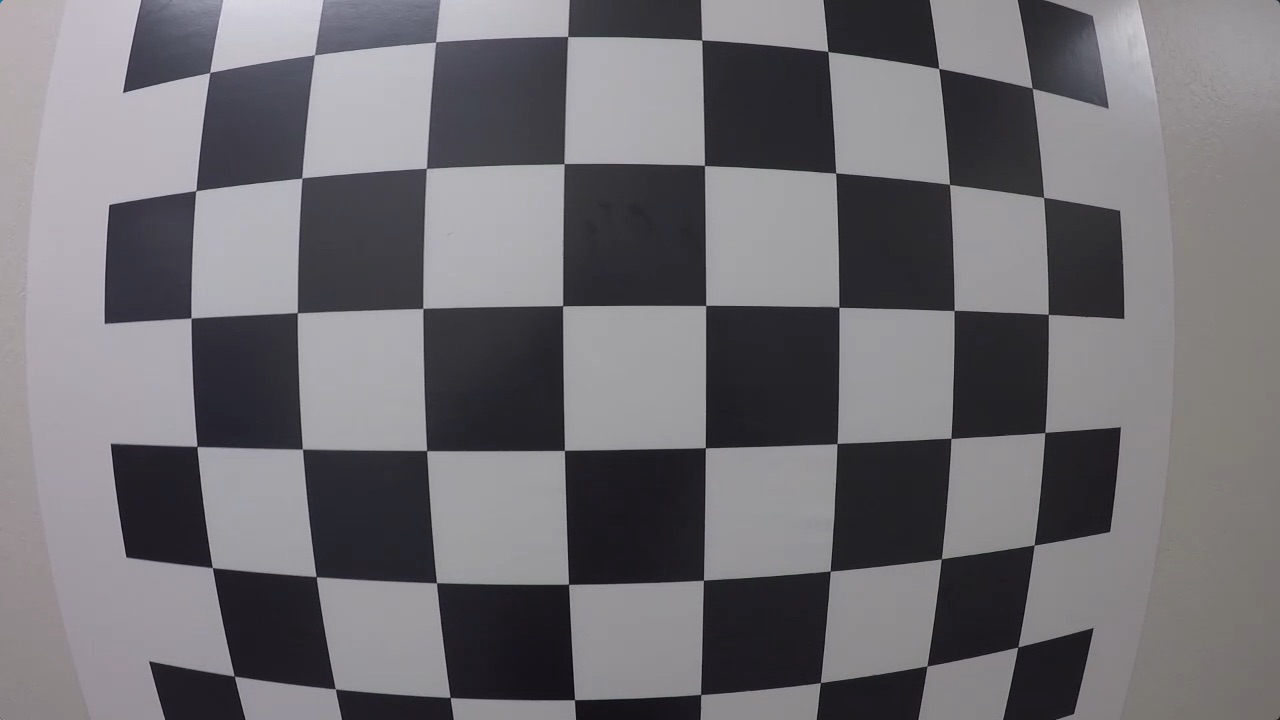
#> input picture calibration_test.png, 1280 x 720 px, given in place of project_video.mp4, which was not available
$ python Lane_detection_pipeline.py   (older library calls are emulated)
#> lines starting #> are read from the running program, lines starting #| are printed output that depends on the picture; after the words box and inside, x2 and y2 are one past the last pixel; in counts of white or black regions, pixels touching at a corner belong together; pictures that were not available may be replaced by others from this repository, and a replacement may not be noted
#> in video_lane_detection2, frame is the input picture: shape (720, 1280, 3); mean B, G, R 115.4, 110.9, 112.9
### code_files/camera_calibration.py
import numpy as np
import matplotlib.pyplot as plt
import matplotlib.image as mpimg
import cv2
import glob
import pickle
def get_calibration_points(images_file_name , chessboard_dim = (8,6)):
    # chessboard_dim using the Width x Height format as that's what Opencv use
#> called with images_file_name = 'calibration_wide/GO*.jpg', chessboard_dim = (8, 6)
    image_points   = [] # 2D array containing the image points in image plane (flat x-y plane)
    object_points  = [] # 3D array containing the image points in real world plane (x,y,z plane)
    images_paths = glob.glob(images_file_name)
    for path in images_paths:
        #getting object points for each image
        objp = np.zeros((chessboard_dim[0]*chessboard_dim[1] , 3) , np.float32)
        objp[:,:2] = np.mgrid[0:chessboard_dim[0] ,0:chessboard_dim[1]].T.reshape(-1,2)
        image = cv2.imread(path)
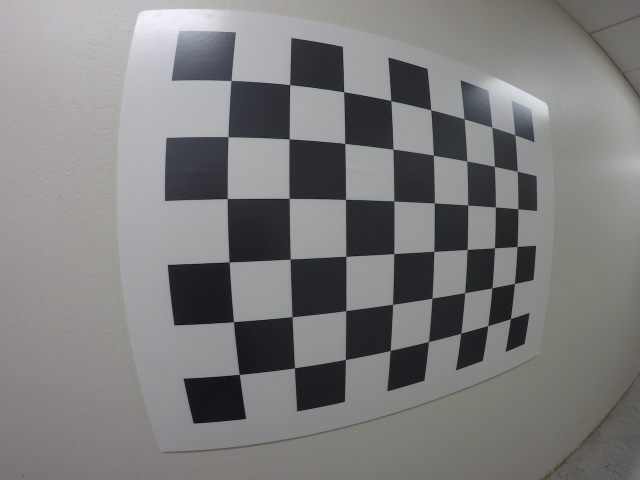
#> input picture calibration_wide/GOPR0032.jpg, 1280 x 960 px (shown at 1/2 size)
#> image is the input picture: shape (960, 1280, 3); mean B, G, R 124.7, 124.9, 125.1
        gray = cv2.cvtColor(image , cv2.COLOR_BGR2GRAY) # pyright: ignore[reportCallIssue, reportArgumentType]
        ret , corners = cv2.findChessboardCorners(gray , chessboard_dim ,None) # pyright: ignore[reportArgumentType]
#> ret = True; corners = 48 rows, first 8: [462.6, 161.3], [579.9, 169.7], [687.9, 184.1], [782.3, 201.7], [862.1, 220.2], [928.7, 238.1], [984.4, 254.6], [1030.1, 270]
        if ret == True:
            image_points.append(corners)
            object_points.append(objp)
            image = cv2.drawChessboardCorners(image ,chessboard_dim ,corners,ret) # pyright: ignore[reportArgumentType, reportCallIssue]
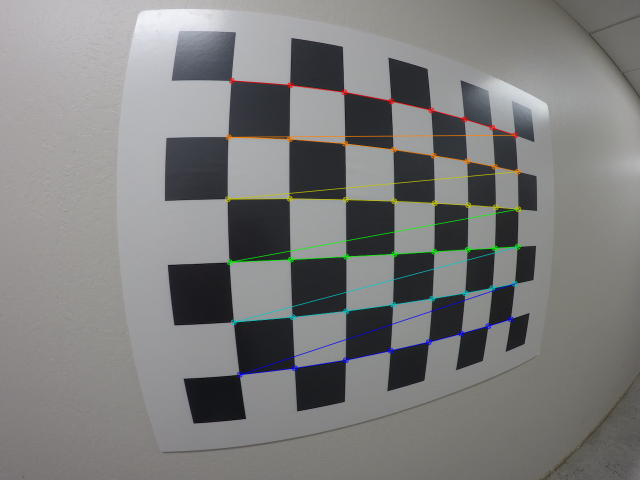
#> image: shape (960, 1280, 3) (shown at 1/2 size); 1.83% of pixels changed, all inside (x1, y1, x2, y2) = (449, 155, 1043, 756)
            #plt.imshow(image)
    return object_points , image_points

def undistort_img (image):
    object_points , image_points  = get_calibration_points('calibration_wide/GO*.jpg')
    retval, cameraMatrix, distCoeffs, rvecs, tvecs = cv2.calibrateCamera(object_points , image_points ,(image.shape[1],image.shape[0]) , None , None) # pyright: ignore[reportCallIssue, reportArgumentType]
    undist = cv2.undistort(image ,cameraMatrix ,distCoeffs, None ,cameraMatrix)
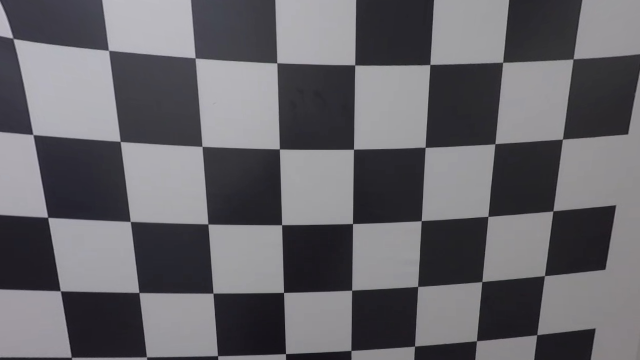
#> undist: shape (720, 1280, 3) (shown at 1/2 size); mean R, G, B 102.1, 100.8, 105.6
    return undist

### code_files/thresholding.py
import numpy as np
import matplotlib.pyplot as plt
import matplotlib.image as mpimg
import cv2
import glob
import pickle
from plot import plot_images

def get_thresholded_sobel(image , orient = 'x' , kernel_size=3 ,threshold = (0,255)):
#> called with orient = 'x', kernel_size = 3, threshold = (20, 100)
    if len(image.shape) == 2:
        gray = image
    else:
        gray = cv2.cvtColor(image, cv2.COLOR_BGR2GRAY)
#> gray: shape (720, 1280)

    if orient =='x':
        sobel = cv2.Sobel(gray , cv2.CV_64F , 1 , 0 , ksize =kernel_size)
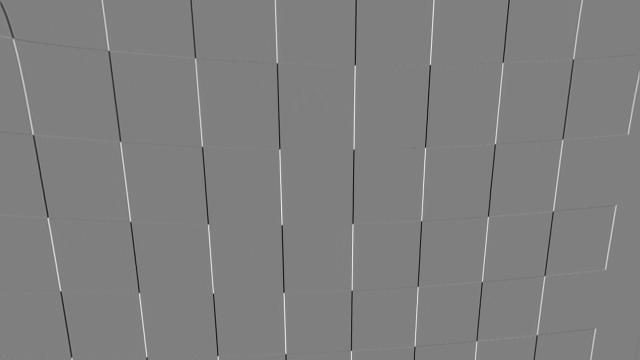
#> sobel: shape (720, 1280) float64 (shown at 1/2 size); min -536, max 534, mean 0.2; drawn with min black and max white
    elif orient =='y':
        sobel = cv2.Sobel(gray , cv2.CV_64F , 0 , 1 , ksize =kernel_size)
    sobel = np.uint8(255*np.absolute(sobel)/np.max(np.absolute(sobel)))
    binary_out = np.zeros_like(sobel)
    binary_out[(sobel >= threshold[0]) & (sobel <= threshold[1])] = 1
    return binary_out

def get_thresholed_s_channel(image , threshold = (0,255)):
    image = cv2.cvtColor(image , cv2.COLOR_RGB2HLS)
    s_channel = image[:,:,2]
    binary_out = np.zeros_like(s_channel)
    binary_out[(s_channel >= threshold[0])&(s_channel <= threshold[1])] = 1
    return binary_out


def apply_thresholding(image ,kernel_size ,sobel_threshold=(0,255) ,color_threshold=(0,255)):
    sobelx = get_thresholded_sobel(image , 'x' , kernel_size , sobel_threshold)
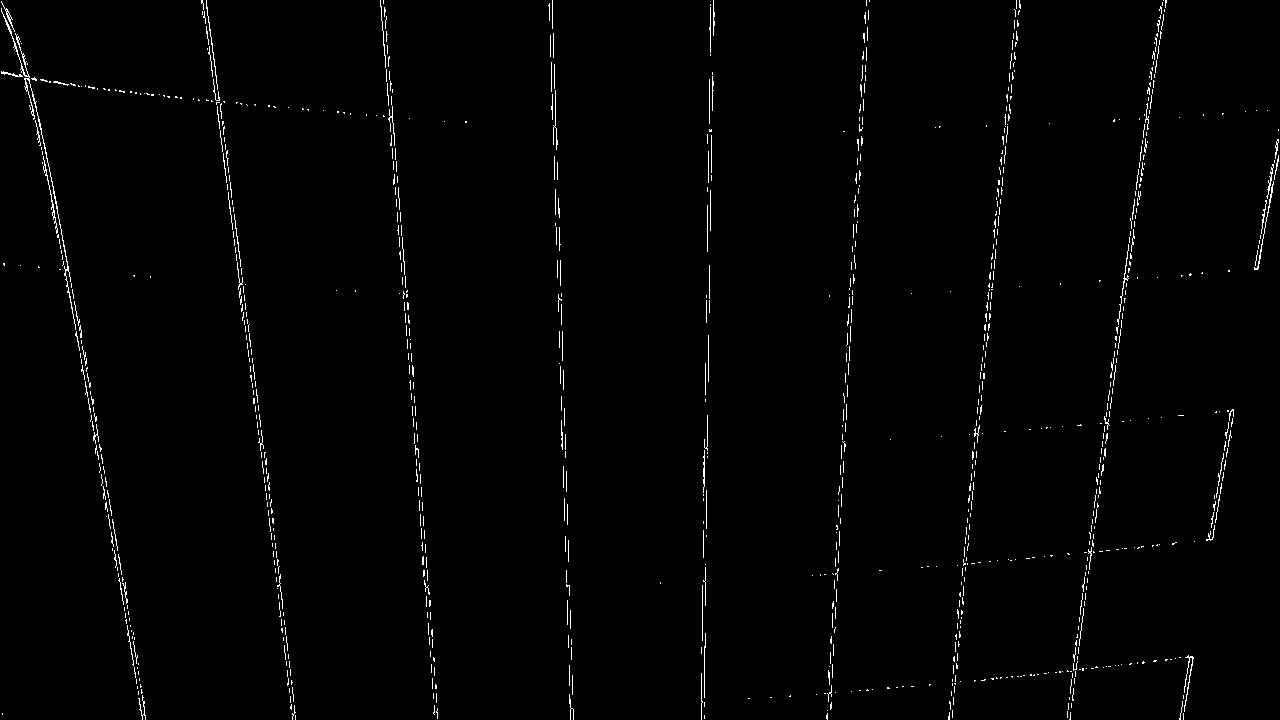
#> sobelx: shape (720, 1280); values 0 (black) and 1 (white), 1.2% white in thin lines or dots
    s_channel = get_thresholed_s_channel(image ,color_threshold)
#> (the rest of the program and of its run is left out)
